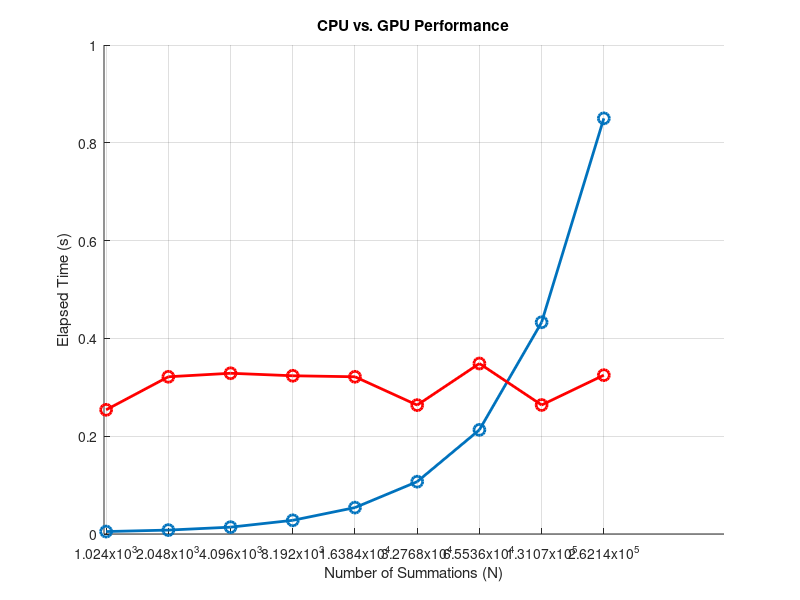

Write MATLAB code to recreate this figure. (Note: this script raises an error after producing the figure.)
HostCPU = [0.005000, 0.008000, 0.014000, 0.028000, 0.054000, 0.107000, 0.213000, 0.433000, 0.850000];
DeviceGPU = [0.253952, 0.321536, 0.328704, 0.323584, 0.321536, 0.263584, 0.348672, 0.263808, 0.324832];
N = [1024, 2048, 4096, 8192, 16384, 32768, 65536, 131072, 262144]; % Powers of 2

% Plot settings
figure;
hold on;
plot(N, HostCPU, '-o', 'LineWidth', 2, 'MarkerSize', 8, 'DisplayName', 'Host CPU');
plot(N, DeviceGPU, '-o', 'LineWidth', 2, 'MarkerSize', 8, 'Color', 'r', 'DisplayName', 'Device GPU');
hold off;

% Formatting
xlabel('Number of Summations (N)');
ylabel('Elapsed Time (s)');
title('CPU vs. GPU Performance');
grid on;

% Customize x-axis ticks and scale
set(gca, 'XScale', 'log');
set(gca, 'xtick', N);
set(gca, 'xticklabels', {'2^{10}', '2^{11}', '2^{12}', '2^{13}', '2^{14}', '2^{15}', '2^{16}', '2^{17}', '2^{18}'});

% Legend
legend('Location', 'northwest');

% Save Plot
saveas(gcf, 'CPUvsGPUPerformance.png');
